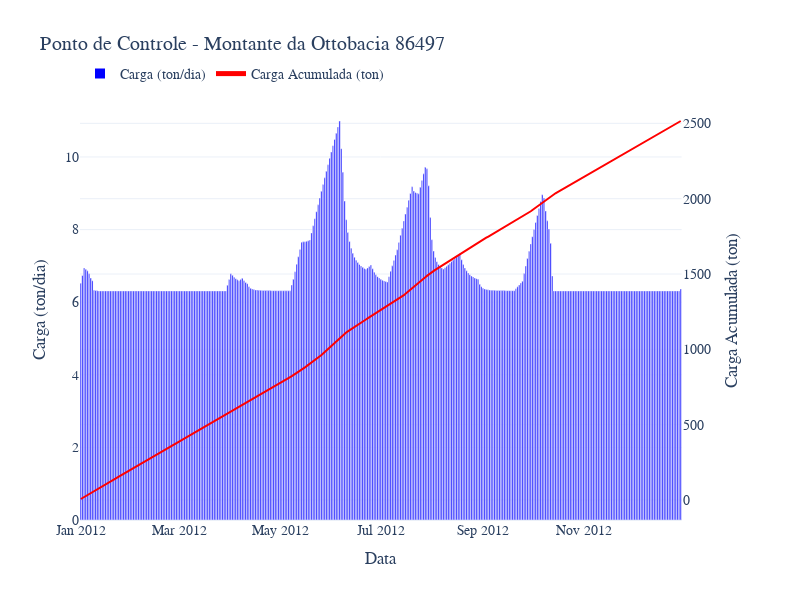

Here is the notebook cell this chart was saved with:
### Code cell
df_estrela = pd.DataFrame()
df_estrela['86498+86499'] = df_ctotais[86498] + df_ctotais[86499]
df_estrela = df_estrela.iloc[:365]
df_estrela['subtotal'] = df_estrela['86498+86499'].cumsum()
df_estrela.index = pd.date_range(start='2012-01-01', periods=len(df_estrela), freq='D')

fig = make_subplots(specs=[[{"secondary_y": True}]])
fig.add_trace(go.Bar(x=df_estrela.index, y=df_estrela['86498+86499'], name='Carga (ton/dia)', marker_color='blue'), secondary_y=False)
fig.add_trace(go.Scatter(x=df_estrela.index, y=df_estrela['subtotal'], name='Carga Acumulada (ton)', line=dict(color='red', width=2)), secondary_y=True)

fig.update_layout(title='Ponto de Controle - Montante da Ottobacia 86497', xaxis_title='Data', font=dict(size=12), legend=dict(y=1.1, orientation='h', itemsizing='constant'))
fig.update_yaxes(title_text='Carga (ton/dia)', secondary_y=False)
fig.update_yaxes(title_text='Carga Acumulada (ton)', secondary_y=True)
fig.update_layout(
    font=dict(size=12),
    width=800,
    height=600
)
fig.update_layout(
    title='Ponto de Controle - Montante da Ottobacia 86497',
    xaxis_title='Data',
    font=dict(family='CMU Serif', size=14),
    legend=dict(y=1.1, orientation='h', itemsizing='constant')
)

fig.show()

### Figure 1 — Plotly figure (JSON) as saved in the notebook; plotly's stock layout.template omitted (floating-point values rounded to 4 significant figures; data arrays with more than 128 entries replaced by an {"elided": "..."} marker saying what was removed)
{"data": [{"marker": {"color": "blue"}, "name": "Carga (ton/dia)", "type": "bar", "x": {"elided": "365 str values"}, "xaxis": "x", "y": {"elided": "365 float values"}, "yaxis": "y"}, {"line": {"color": "red", "width": 2}, "name": "Carga Acumulada (ton)", "type": "scatter", "x": {"elided": "365 str values"}, "xaxis": "x", "y": {"elided": "365 float values"}, "yaxis": "y2"}], "layout": {"font": {"family": "CMU Serif", "size": 14}, "height": 600, "legend": {"itemsizing": "constant", "orientation": "h", "y": 1.1}, "title": {"text": "Ponto de Controle - Montante da Ottobacia 86497"}, "width": 800, "xaxis": {"anchor": "y", "domain": [0, 0.94], "title": {"text": "Data"}}, "yaxis": {"anchor": "x", "domain": [0, 1], "title": {"text": "Carga (ton/dia)"}}, "yaxis2": {"anchor": "x", "overlaying": "y", "side": "right", "title": {"text": "Carga Acumulada (ton)"}}}}
